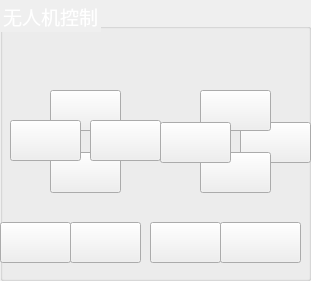
    <widget class="QGroupBox" name="groupBox_7">
     <property name="geometry">
      <rect>
       <x>680</x>
       <y>590</y>
       <width>311</width>
       <height>281</height>
      </rect>
     </property>
     <property name="font">
      <font>
       <pointsize>14</pointsize>
      </font>
     </property>
     <property name="styleSheet">
      <string notr="true">QGroupBox{color:white;}</string>
     </property>
     <property name="title">
      <string>无人机控制</string>
     </property>
     <widget class="QPushButton" name="pushButton_17">
      <property name="geometry">
       <rect>
        <x>50</x>
        <y>90</y>
        <width>71</width>
        <height>41</height>
       </rect>
      </property>
      <property name="font">
       <font>
        <family>Microsoft YaHei UI</family>
        <pointsize>12</pointsize>
       </font>
      </property>
      <property name="autoFillBackground">
       <bool>false</bool>
      </property>
      <property name="styleSheet">
       <string notr="true">QPushButton
{
border-image:url(D:/procedure/groundstation/checkin/denglu2/weichufashang.png);
color:white

}
QPushButton:hover { border-image:url(D:/procedure/groundstation/checkin/denglu2/chufashang.png) } </string>
      </property>
      <property name="text">
       <string/>
      </property>
     </widget>
     <widget class="QPushButton" name="pushButton_18">
      <property name="geometry">
       <rect>
        <x>50</x>
        <y>152</y>
        <width>71</width>
        <height>41</height>
       </rect>
      </property>
      <property name="font">
       <font>
        <family>Microsoft YaHei UI</family>
        <pointsize>12</pointsize>
       </font>
      </property>
      <property name="styleSheet">
       <string notr="true">QPushButton
{
border-image:url(D:/procedure/groundstation/checkin/denglu2/weichufaxia.png);
color:white

}
QPushButton:hover { border-image:url(D:/procedure/groundstation/checkin/denglu2/chufaxia.png) } </string>
      </property>
      <property name="text">
       <string/>
      </property>
     </widget>
     <widget class="QPushButton" name="pushButton_20">
      <property name="geometry">
       <rect>
        <x>90</x>
        <y>120</y>
        <width>71</width>
        <height>41</height>
       </rect>
      </property>
      <property name="font">
       <font>
        <family>Microsoft YaHei UI</family>
        <pointsize>12</pointsize>
       </font>
      </property>
      <property name="styleSheet">
       <string notr="true">QPushButton
{
border-image:url(D:/procedure/groundstation/checkin/denglu2/weichufayouxuan.png);
color:white

}
QPushButton:hover { border-image:url(D:/procedure/groundstation/checkin/denglu2/chufayouxuan.png) } </string>
      </property>
      <property name="text">
       <string/>
      </property>
     </widget>
     <widget class="QPushButton" name="pushButton_21">
      <property name="geometry">
       <rect>
        <x>240</x>
        <y>122</y>
        <width>71</width>
        <height>41</height>
       </rect>
      </property>
      <property name="font">
       <font>
        <family>Microsoft YaHei UI</family>
        <pointsize>12</pointsize>
       </font>
      </property>
      <property name="styleSheet">
       <string notr="true">QPushButton
{
border-image:url(D:/procedure/groundstation/checkin/denglu2/weichufayou.png);
color:white

}
QPushButton:hover { border-image:url(D:/procedure/groundstation/checkin/denglu2/chufayou.png) } </string>
      </property>
      <property name="text">
       <string/>
      </property>
     </widget>
     <widget class="QPushButton" name="pushButton_22">
      <property name="geometry">
       <rect>
        <x>200</x>
        <y>152</y>
        <width>71</width>
        <height>41</height>
       </rect>
      </property>
      <property name="font">
       <font>
        <family>Microsoft YaHei UI</family>
        <pointsize>12</pointsize>
       </font>
      </property>
      <property name="styleSheet">
       <string notr="true">QPushButton
{
border-image:url(D:/procedure/groundstation/checkin/denglu2/weichufahou.png);
color:white

}
QPushButton:hover { border-image:url(D:/procedure/groundstation/checkin/denglu2/chufahou.png) } </string>
      </property>
      <property name="text">
       <string/>
      </property>
     </widget>
     <widget class="QPushButton" name="pushButton_23">
      <property name="geometry">
       <rect>
        <x>200</x>
        <y>90</y>
        <width>71</width>
        <height>41</height>
       </rect>
      </property>
      <property name="font">
       <font>
        <family>Microsoft YaHei UI</family>
        <pointsize>12</pointsize>
       </font>
      </property>
      <property name="autoFillBackground">
       <bool>false</bool>
      </property>
      <property name="styleSheet">
       <string notr="true">QPushButton
{
border-image:url(D:/procedure/groundstation/checkin/denglu2/weichufaqian.png);
color:white

}
QPushButton:hover { border-image:url(D:/procedure/groundstation/checkin/denglu2/chufaqian.png) } </string>
      </property>
      <property name="text">
       <string/>
      </property>
     </widget>
     <widget class="QPushButton" name="pushButton_24">
      <property name="geometry">
       <rect>
        <x>160</x>
        <y>122</y>
        <width>71</width>
        <height>41</height>
       </rect>
      </property>
      <property name="font">
       <font>
        <family>Microsoft YaHei UI</family>
        <pointsize>12</pointsize>
       </font>
      </property>
      <property name="styleSheet">
       <string notr="true">QPushButton
{
border-image:url(D:/procedure/groundstation/checkin/denglu2/weichufazuo.png);
color:white

}
QPushButton:hover { border-image:url(D:/procedure/groundstation/checkin/denglu2/chufazuo.png) } </string>
      </property>
      <property name="text">
       <string/>
      </property>
     </widget>
     <widget class="QPushButton" name="pushButton_25">
      <property name="geometry">
       <rect>
        <x>0</x>
        <y>222</y>
        <width>71</width>
        <height>41</height>
       </rect>
      </property>
      <property name="font">
       <font>
        <family>Microsoft YaHei UI</family>
        <pointsize>12</pointsize>
       </font>
      </property>
      <property name="styleSheet">
       <string notr="true">QPushButton
{
border-image:url(D:/procedure/groundstation/checkin/denglu2/weichufajiesuo.png);
color:white

}
QPushButton:hover { border-image:url(D:/procedure/groundstation/checkin/denglu2/chufajiesuo.png) } </string>
      </property>
      <property name="text">
       <string/>
      </property>
     </widget>
     <widget class="QPushButton" name="pushButton_26">
      <property name="geometry">
       <rect>
        <x>70</x>
        <y>222</y>
        <width>71</width>
        <height>41</height>
       </rect>
      </property>
      <property name="font">
       <font>
        <family>Microsoft YaHei UI</family>
        <pointsize>12</pointsize>
       </font>
      </property>
      <property name="styleSheet">
       <string notr="true">QPushButton
{
border-image:url(D:/procedure/groundstation/checkin/denglu2/weichufayijianqifei.png);
color:white

}
QPushButton:hover { border-image:url(D:/procedure/groundstation/checkin/denglu2/chufayijianqifei.png) } </string>
      </property>
      <property name="text">
       <string/>
      </property>
     </widget>
     <widget class="QPushButton" name="pushButton_27">
      <property name="geometry">
       <rect>
        <x>150</x>
        <y>222</y>
        <width>71</width>
        <height>41</height>
       </rect>
      </property>
      <property name="font">
       <font>
        <family>Microsoft YaHei UI</family>
        <pointsize>12</pointsize>
       </font>
      </property>
      <property name="styleSheet">
       <string notr="true">QPushButton
{
border-image:url(D:/procedure/groundstation/checkin/denglu2/weichufayijianjiangluo.png);
color:white

}
QPushButton:hover { border-image:url(D:/procedure/groundstation/checkin/denglu2/chufayijianjiangluo.png) } </string>
      </property>
      <property name="text">
       <string/>
      </property>
     </widget>
     <widget class="QPushButton" name="pushButton_28">
      <property name="geometry">
       <rect>
        <x>220</x>
        <y>222</y>
        <width>81</width>
        <height>41</height>
       </rect>
      </property>
      <property name="font">
       <font>
        <family>Microsoft YaHei UI</family>
        <pointsize>12</pointsize>
       </font>
      </property>
      <property name="styleSheet">
       <string notr="true">QPushButton
{
border-image:url(D:/procedure/groundstation/checkin/denglu2/weichufasuoji.png);
color:white

}
QPushButton:hover { border-image:url(D:/procedure/groundstation/checkin/denglu2/chufasuoji.png) } </string>
      </property>
      <property name="text">
       <string/>
      </property>
     </widget>
     <widget class="QPushButton" name="pushButton_29">
      <property name="geometry">
       <rect>
        <x>10</x>
        <y>120</y>
        <width>71</width>
        <height>41</height>
       </rect>
      </property>
      <property name="font">
       <font>
        <family>Microsoft YaHei UI</family>
        <pointsize>12</pointsize>
       </font>
      </property>
      <property name="styleSheet">
       <string notr="true">QPushButton
{
border-image:url(D:/procedure/groundstation/checkin/denglu2/weichufazuoxuan.png);
color:white

}
QPushButton:hover { border-image:url(D:/procedure/groundstation/checkin/denglu2/chufazuoxuan.png) } </string>
      </property>
      <property name="text">
       <string/>
      </property>
     </widget>
    </widget>
